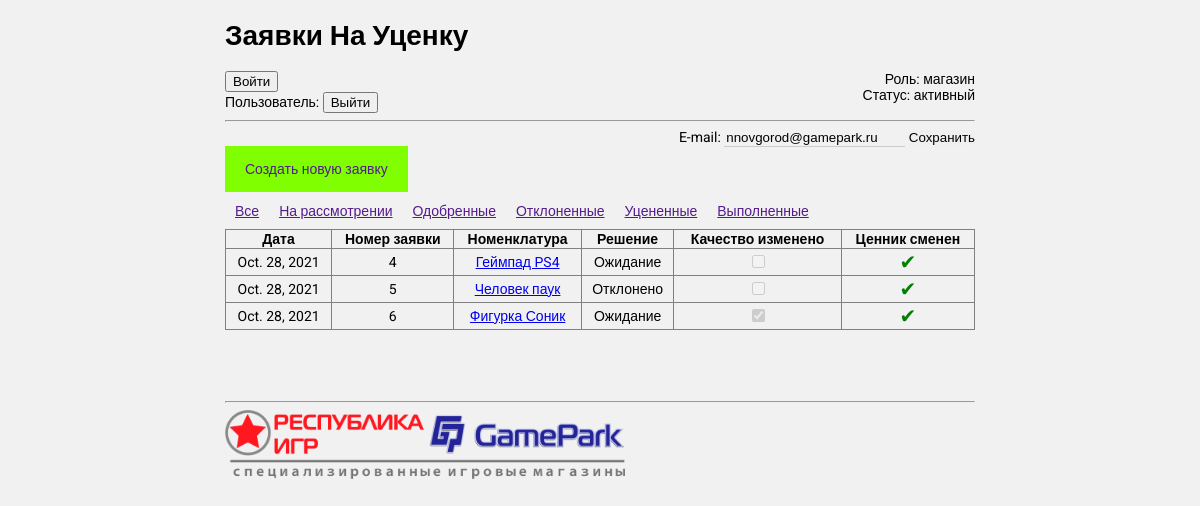
/zayavki/, run on the app's committed database.
### zayavki/models.py (models this page shows)
class Zayavka(models.Model):
    shop = models.CharField(max_length=50) # поменять на ссылку на пользователя
    data = models.DateField(auto_now_add=True)
    category = models.ForeignKey(Category, on_delete=models.PROTECT)
    code = models.CharField(max_length=10)
    name = models.CharField(max_length=100)
    description = models.TextField()
    clarification = models.TextField()
    foto1 = models.ImageField(upload_to="zayavki/foto", blank=True )
    foto2 = models.ImageField(upload_to="zayavki/foto", blank=True)
    status1 = models.BooleanField() # одобрено
    status2 = models.BooleanField() # отклонено
    status3 = models.BooleanField() # уценено
    status4 = models.BooleanField() # ценник сменен
    status5 = models.BooleanField() # остальные поля - резервные
    status6 = models.BooleanField()
    clarification_of_manager = models.CharField(max_length=150, blank=True)
    class Meta:
        verbose_name_plural = "Заявки"
        verbose_name = "Заявка"
    def __str__(self) -> str:
        return self.name

### zayavki/views.py (the view)
# urls.py: path("", page_view, name="page_view"),
def page_view(request):
    template = "zayavki/page_view.html"
    context = {
        "username" : "Нижний Новгород Мега",
        "role" : "магазин",
        "status" : "активный",
        "filters" : ["Все", "На рассмотрении", "Одобренные", "Отклоненные", "Уцененные", "Выполненные"],
        "title" : "Заявки на уценку",
        "title_page" : "Заявки на уценку",
        "data_from_model_Zayavka" : Zayavka.objects.all()
    }
    return render(request, template, context)

### zayavki/templates/zayavki/page_view.html
{% extends 'main_page/base.html' %}
{% load  static %}
{% block content %}
    <div>
        <br>
        <a class="link-new-application" href=""> Создать новую заявку</a>
        <br><br>
        <div class="select_filter">
            {% for filter in filters %}
                <div>
                    <a href="">{{filter}}</a>
                </div>
            {% endfor %}
        </div>
        <table>
            <tr>
                <th>Дата</th>
                <th>Номер заявки</th>
                <th>Номенклатура</th>
                <th>Решение</th>
                <th>Качество изменено</th>
                <th>Ценник сменен</th>
            </tr>
            {%for zayavka in data_from_model_Zayavka%}
                <tr>
                    <td>{{zayavka.data}}</td>
                    <td>{{zayavka.id}}</td>
                    <td>
                        <a href="{% url 'zayavki:one_zayavka' %}"> {{zayavka}} </a>
                    </td>
                    <td>{% if zayavka.status1 %}
                            Одобрено
                        {% elif zayavka.status2 %}
                            Отклонено
                        {% else %}
                            Ожидание
                        {% endif %}
                    </td>
                    <td><input
                            type="checkbox"
                            id="status3"
                            disabled
                            {% if zayavka.status3 %}checked{% endif %}>
                    </td>
                    <td><span style="font-family: Wingdings; color: Green; font-size: 15pt;" >
                             &#10004;
                        </span>
                    </td>
                </tr>
            {%endfor%}
        </table>
        <br>
    </div>
{% endblock content %}

### static/styles.css (style rules this page uses)
body { background-color: #f1f1f1; font: normal 14px 'Roboto', sans-serif; }
.link-new-application { cursor: pointer; background-color: chartreuse; padding: 15px 20px; text-decoration: none; }
table { width: 100%; border-style: solid; border-collapse: collapse; border: 1px solid grey; }
th, td { border: 1px solid grey; text-align: center; padding-left: 3px; padding-right: 3px; }
.select_filter { display: flex; box-sizing: border-box; }
.select_filter > div { margin: 10px; }

### data on the page
Zayavka: data "Oct. 28, 2021", id "4", name "Геймпад PS4", status1 "Ожидание"
Zayavka: data "Oct. 28, 2021", id "5", name "Человек паук", status1 "Отклонено"
Zayavka: data "Oct. 28, 2021", id "6", name "Фигурка Соник", status1 "Ожидание", status3 "☑"

### other printed values
{{ title_page|title }} "Заявки На Уценку"
{{ filter }} "Все" "На рассмотрении" "Одобренные" "Отклоненные" "Уцененные" "Выполненные"
